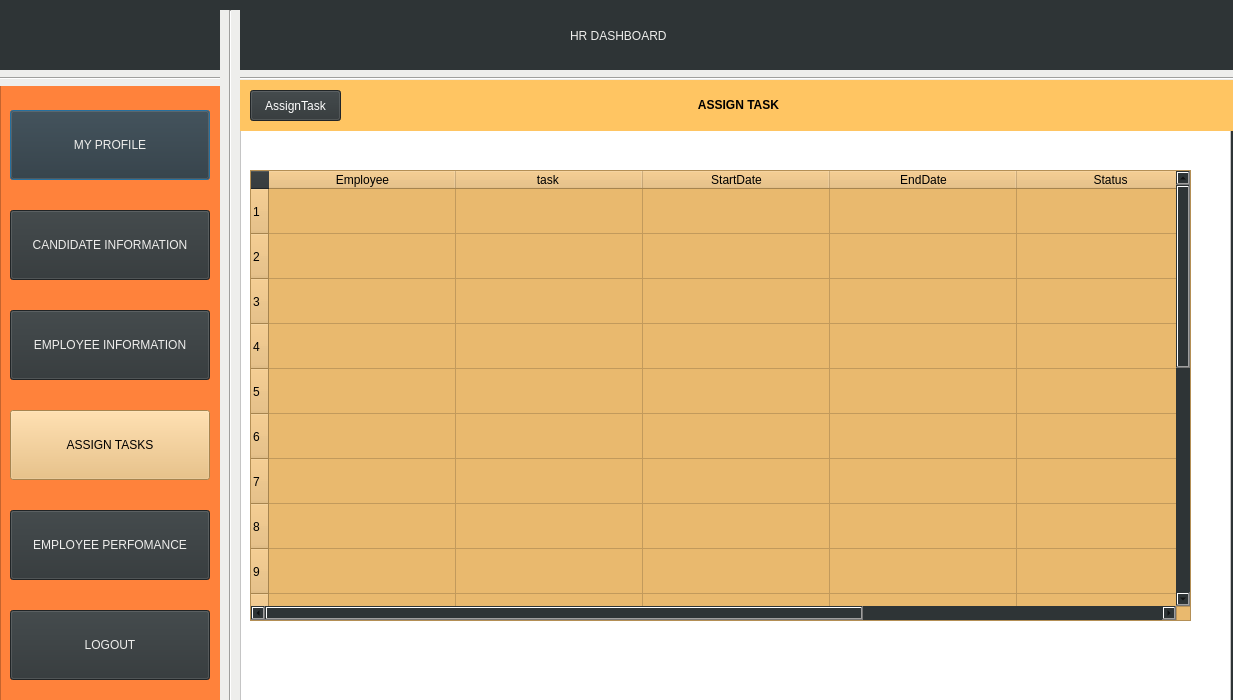
<?xml version="1.0" encoding="UTF-8"?>
<ui version="4.0">
 <class>Dialog</class>
 <widget class="QDialog" name="Dialog">
  <property name="geometry">
   <rect>
    <x>0</x>
    <y>0</y>
    <width>1233</width>
    <height>700</height>
   </rect>
  </property>
  <property name="windowTitle">
   <string>Dialog</string>
  </property>
  <property name="autoFillBackground">
   <bool>false</bool>
  </property>
  <property name="styleSheet">
   <string notr="true">background-color: rgb(46, 52, 54);
border-bottom-color: rgb(238, 238, 236);
border-right-color: rgb(238, 238, 236);
border-top-color: rgb(238, 238, 236);
border-color: rgb(245, 121, 0);</string>
  </property>
  <widget class="QLabel" name="label1">
   <property name="geometry">
    <rect>
     <x>570</x>
     <y>0</y>
     <width>321</width>
     <height>71</height>
    </rect>
   </property>
   <property name="styleSheet">
    <string notr="true">color:rgb(238, 238, 236);
font: 75 30pt &quot;Ubuntu Condensed&quot;;</string>
   </property>
   <property name="text">
    <string>HR DASHBOARD</string>
   </property>
  </widget>
  <widget class="QLabel" name="LOGO">
   <property name="geometry">
    <rect>
     <x>10</x>
     <y>10</y>
     <width>201</width>
     <height>51</height>
    </rect>
   </property>
   <property name="text">
    <string/>
   </property>
   <property name="pixmap">
    <pixmap>../k/interfaces/logo.png</pixmap>
   </property>
   <property name="scaledContents">
    <bool>true</bool>
   </property>
  </widget>
  <widget class="Line" name="line">
   <property name="geometry">
    <rect>
     <x>-10</x>
     <y>70</y>
     <width>1251</width>
     <height>16</height>
    </rect>
   </property>
   <property name="styleSheet">
    <string notr="true">
background-color: rgb(238, 238, 236);</string>
   </property>
   <property name="orientation">
    <enum>Qt::Horizontal</enum>
   </property>
  </widget>
  <widget class="Line" name="line_2">
   <property name="geometry">
    <rect>
     <x>220</x>
     <y>10</y>
     <width>20</width>
     <height>761</height>
    </rect>
   </property>
   <property name="styleSheet">
    <string notr="true">
background-color: rgb(238, 238, 236);</string>
   </property>
   <property name="orientation">
    <enum>Qt::Vertical</enum>
   </property>
  </widget>
  <widget class="QColumnView" name="columnView">
   <property name="geometry">
    <rect>
     <x>0</x>
     <y>80</y>
     <width>226</width>
     <height>621</height>
    </rect>
   </property>
   <property name="styleSheet">
    <string notr="true">background-color: rgb(255, 130, 59);
</string>
   </property>
  </widget>
  <widget class="QPushButton" name="myprofile">
   <property name="geometry">
    <rect>
     <x>10</x>
     <y>110</y>
     <width>200</width>
     <height>70</height>
    </rect>
   </property>
   <property name="cursor">
    <cursorShape>OpenHandCursor</cursorShape>
   </property>
   <property name="mouseTracking">
    <bool>true</bool>
   </property>
   <property name="acceptDrops">
    <bool>false</bool>
   </property>
   <property name="styleSheet">
    <string notr="true">color:rgb(238, 238, 236);
font: 75 17pt &quot;Ubuntu Condensed&quot;;</string>
   </property>
   <property name="text">
    <string>MY PROFILE</string>
   </property>
  </widget>
  <widget class="QPushButton" name="candidate_info">
   <property name="geometry">
    <rect>
     <x>10</x>
     <y>210</y>
     <width>200</width>
     <height>70</height>
    </rect>
   </property>
   <property name="cursor">
    <cursorShape>OpenHandCursor</cursorShape>
   </property>
   <property name="styleSheet">
    <string notr="true">font: 75 17pt &quot;Ubuntu Condensed&quot;;
color:rgb(238, 238, 236);
font: 75 15pt &quot;Ubuntu Condensed&quot;;
</string>
   </property>
   <property name="text">
    <string>CANDIDATE INFORMATION</string>
   </property>
  </widget>
  <widget class="QPushButton" name="empinfo">
   <property name="geometry">
    <rect>
     <x>10</x>
     <y>310</y>
     <width>200</width>
     <height>70</height>
    </rect>
   </property>
   <property name="cursor">
    <cursorShape>OpenHandCursor</cursorShape>
   </property>
   <property name="styleSheet">
    <string notr="true">color:rgb(238, 238, 236);
font: 75 15pt &quot;Ubuntu Condensed&quot;;</string>
   </property>
   <property name="text">
    <string>EMPLOYEE INFORMATION</string>
   </property>
  </widget>
  <widget class="QPushButton" name="logout">
   <property name="geometry">
    <rect>
     <x>10</x>
     <y>610</y>
     <width>200</width>
     <height>70</height>
    </rect>
   </property>
   <property name="cursor">
    <cursorShape>OpenHandCursor</cursorShape>
   </property>
   <property name="styleSheet">
    <string notr="true">color:rgb(238, 238, 236);
font: 75 17pt &quot;Ubuntu Condensed&quot;;</string>
   </property>
   <property name="text">
    <string>LOGOUT</string>
   </property>
  </widget>
  <widget class="QColumnView" name="columnView_2">
   <property name="geometry">
    <rect>
     <x>240</x>
     <y>80</y>
     <width>991</width>
     <height>671</height>
    </rect>
   </property>
   <property name="styleSheet">
    <string notr="true">background-color: rgb(255, 255, 255);
</string>
   </property>
  </widget>
  <widget class="QLabel" name="label">
   <property name="geometry">
    <rect>
     <x>240</x>
     <y>80</y>
     <width>997</width>
     <height>51</height>
    </rect>
   </property>
   <property name="styleSheet">
    <string notr="true">background-color: rgb(255, 197, 98);
font: 75 30pt &quot;Ubuntu Condensed&quot;;</string>
   </property>
   <property name="text">
    <string>&lt;html&gt;&lt;head/&gt;&lt;body&gt;&lt;p align=&quot;center&quot;&gt;&lt;span style=&quot; font-weight:600;&quot;&gt;ASSIGN TASK&lt;/span&gt;&lt;/p&gt;&lt;/body&gt;&lt;/html&gt;</string>
   </property>
  </widget>
  <widget class="QPushButton" name="assigntask">
   <property name="geometry">
    <rect>
     <x>10</x>
     <y>410</y>
     <width>200</width>
     <height>70</height>
    </rect>
   </property>
   <property name="cursor">
    <cursorShape>OpenHandCursor</cursorShape>
   </property>
   <property name="styleSheet">
    <string notr="true">color:rgb(0,0,0);
background-color: rgb(233, 185, 110);
font: 75 15pt &quot;Ubuntu Condensed&quot;;
</string>
   </property>
   <property name="text">
    <string>ASSIGN TASKS</string>
   </property>
  </widget>
  <widget class="QPushButton" name="emp_performance">
   <property name="geometry">
    <rect>
     <x>10</x>
     <y>510</y>
     <width>200</width>
     <height>70</height>
    </rect>
   </property>
   <property name="cursor">
    <cursorShape>OpenHandCursor</cursorShape>
   </property>
   <property name="styleSheet">
    <string notr="true">color:rgb(238, 238, 236);
font: 75 15pt &quot;Ubuntu Condensed&quot;;</string>
   </property>
   <property name="text">
    <string>EMPLOYEE PERFOMANCE</string>
   </property>
  </widget>
  <widget class="QTableWidget" name="tableWidget">
   <property name="geometry">
    <rect>
     <x>250</x>
     <y>170</y>
     <width>941</width>
     <height>451</height>
    </rect>
   </property>
   <property name="styleSheet">
    <string notr="true">background-color: rgb(233, 185, 110);</string>
   </property>
   <property name="rowCount">
    <number>20</number>
   </property>
   <attribute name="horizontalHeaderCascadingSectionResizes">
    <bool>true</bool>
   </attribute>
   <attribute name="horizontalHeaderDefaultSectionSize">
    <number>187</number>
   </attribute>
   <attribute name="horizontalHeaderShowSortIndicator" stdset="0">
    <bool>true</bool>
   </attribute>
   <attribute name="horizontalHeaderStretchLastSection">
    <bool>true</bool>
   </attribute>
   <attribute name="verticalHeaderCascadingSectionResizes">
    <bool>true</bool>
   </attribute>
   <attribute name="verticalHeaderDefaultSectionSize">
    <number>45</number>
   </attribute>
   <attribute name="verticalHeaderShowSortIndicator" stdset="0">
    <bool>true</bool>
   </attribute>
   <attribute name="verticalHeaderStretchLastSection">
    <bool>true</bool>
   </attribute>
   <row/>
   <row/>
   <row/>
   <row/>
   <row/>
   <row/>
   <row/>
   <row/>
   <row/>
   <row/>
   <row/>
   <row/>
   <row/>
   <row/>
   <row/>
   <row/>
   <row/>
   <row/>
   <row/>
   <row/>
   <column>
    <property name="text">
     <string>Employee</string>
    </property>
   </column>
   <column>
    <property name="text">
     <string>task </string>
    </property>
   </column>
   <column>
    <property name="text">
     <string>StartDate</string>
    </property>
   </column>
   <column>
    <property name="text">
     <string>EndDate</string>
    </property>
   </column>
   <column>
    <property name="text">
     <string>Status</string>
    </property>
   </column>
   <column>
    <property name="text">
     <string>TaskNo</string>
    </property>
   </column>
  </widget>
  <widget class="QPushButton" name="assign1button">
   <property name="geometry">
    <rect>
     <x>250</x>
     <y>90</y>
     <width>91</width>
     <height>31</height>
    </rect>
   </property>
   <property name="styleSheet">
    <string notr="true">color: rgb(255, 255, 255);</string>
   </property>
   <property name="text">
    <string>AssignTask</string>
   </property>
  </widget>
  <zorder>columnView_2</zorder>
  <zorder>columnView</zorder>
  <zorder>label1</zorder>
  <zorder>LOGO</zorder>
  <zorder>line</zorder>
  <zorder>line_2</zorder>
  <zorder>empinfo</zorder>
  <zorder>logout</zorder>
  <zorder>myprofile</zorder>
  <zorder>candidate_info</zorder>
  <zorder>label</zorder>
  <zorder>assigntask</zorder>
  <zorder>emp_performance</zorder>
  <zorder>tableWidget</zorder>
  <zorder>assign1button</zorder>
 </widget>
 <resources/>
 <connections/>
</ui>
